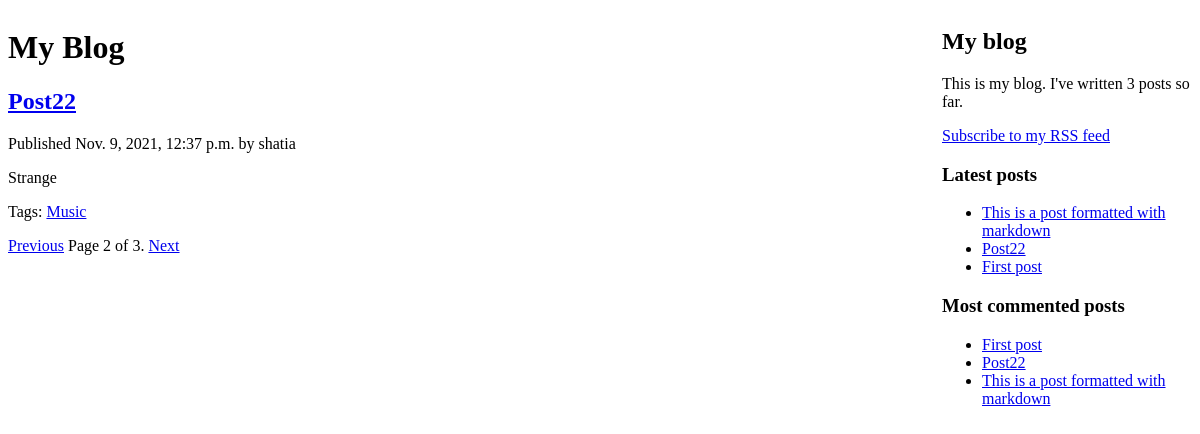
Screenshot of /blog/?page=2 with the database file from the repository.
### blog/models.py (models this page shows, shortened)
class Post(models.Model):
    STATUS_CHOICES = (
        ('draft', 'Draft'),
        ('published', 'Published')
    )
    title = models.CharField(max_length=250)
    slug = models.SlugField(max_length=250, unique_for_date='publish')
    author = models.ForeignKey(User, related_name='blog_posts', on_delete=models.CASCADE)
    body = models.TextField()
    publish = models.DateTimeField(default=timezone.now())
    created = models.DateTimeField(auto_now_add=True)
    updated = models.DateTimeField(auto_now=True)
    status = models.CharField(max_length=10, choices=STATUS_CHOICES, default='draft')
    tags = TaggableManager()
    def get_absolute_url(self):
        return reverse('blog:post_detail',
                       args=[self.publish.year,
                             self.publish.strftime('%m'),
                             self.publish.strftime('%d'),
                             self.slug])
    class Meta:
        ordering = ('-publish',)

### blog/views.py (the view)
# urls.py: url(r'^tag/(?P<tag_slug>[-\w]+)/$', views.post_list, name='post_list_by_tag'),
def post_list(request, tag_slug=None):
    object_list = Post.objects.all()
    tag = None
    if tag_slug:
        tag = get_object_or_404(Tag, slug=tag_slug)
        object_list = object_list.filter(tags__in=[tag])
    paginator = Paginator(object_list, 1)
    page = request.GET.get('page')
    try:
        posts = paginator.page(page)
    except PageNotAnInteger:
        posts = paginator.page(1)
    except EmptyPage:
        posts = paginator.page(paginator.num_pages)
    return render(request, 'blog/post/list.html', {'page': page, 'posts': posts, 'tag': tag})

### blog/templatetags/blog_tags.py (called while the page is built)
@register.simple_tag
def total_posts():
    return Post.objects.count()

@register.inclusion_tag('blog/post/latest_posts.html')
def show_latest_posts(count=5):
    latest_posts = Post.objects.order_by('-publish')[:count]
    return {'latest_posts': latest_posts}

@register.simple_tag
def get_most_commented_posts(count=5):
    return Post.objects.annotate(total_comments=Count('comments')).order_by('-total_comments')[:count]

@register.filter(name='markdown')
def markdown_format(text):
    return mark_safe(markdown.markdown(text))

### blog/templates/blog/post/list.html (shortened to what this page needs)
{% extends "blog/base.html" %}
{% load blog_tags %}
{% block content %}
    <h1>My Blog</h1>
    {% for post in posts %}
        <h2>
            <a href="{{ post.get_absolute_url }}">{{ post.title }}</a>
        </h2>
        <p class="date">
            Published {{ post.publish }} by {{ post.author }}
        </p>
        {{ post.body|markdown|truncatewords_html:30 }}
        <p class="tags">
            Tags:
            {% for tag in post.tags.all %}
                <a href="{% url 'blog:post_list_by_tag' tag.slug %}">
                    {{ tag.name }}
                </a>
            {% endfor %}
        </p>
    {% endfor %}
    {% include "blog/pagination.html" with page=posts %}
{% endblock %}

### blog/templates/blog/base.html (shortened to what this page needs)
{% load blog_tags %}
{% load staticfiles %}
<!DOCTYPE html>
    <html>
    <head>
        <link href="{% static "css/blog.css" %}" rel="stylesheet">
    </head>
    <body>
        <div id="content">
            {% block content %}
            {% endblock %}
        </div>
        <div id="sidebar">
            <h2>My blog</h2>
            <p>This is my blog. I've written {% total_posts %} posts so far.</p>
            <p><a href="{% url 'blog:post_feed' %}">Subscribe to my RSS feed</a></p>
            <h3>Latest posts</h3>
            {% show_latest_posts 3 %}
            <h3>Most commented posts</h3>
                {% get_most_commented_posts as most_commented_posts %}
                <ul>
                    {% for post in most_commented_posts %}
                        <li>
                            <a href="{{ post.get_absolute_url }}">{{ post.title }}</a>
                        </li>
    {% endfor %}
</ul>
        </div>
    </body>
    </html>

### blog/templates/blog/post/latest_posts.html
<ul>
    {% for post in latest_posts %}
        <li>
            <a href="{{ post.get_absolute_url }}">{{ post.title }}</a>
        </li>
    {% endfor %}
</ul>

### blog/static/css/blog.css (style rules this page uses)
#content { float: left; width: 750px; padding: 0; border-right: 1px dashed #fff; }
#sidebar { float: right; width: 250px; }

### rows the page displays
Post: title "Post22", publish "Nov. 9, 2021, 12:37 p.m.", author "shatia", body "Strange"
Tag: name "Music"
Post: title "This is a post formatted with markdown"
Post: title "First post"

### other values shown
{{ page.number }} "2"
{{ page.paginator.num_pages }} "3"
